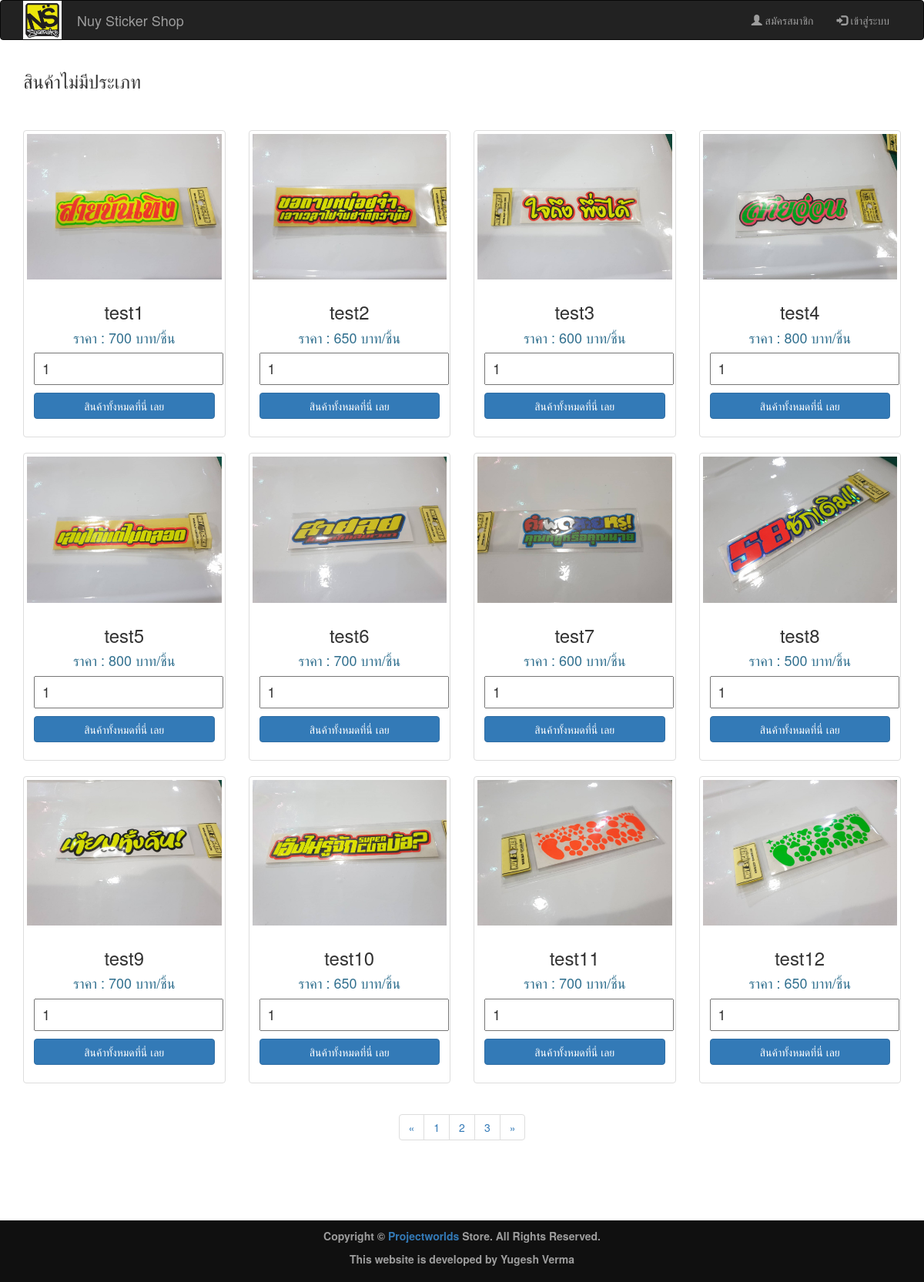
/products.php, run on the app's committed database.
### tables this page shows
CREATE TABLE `items` (
  `id` int(11) NOT NULL,
  `types` enum('Letter','Picture','DesignExample','Design01','Design02') NOT NULL,
  `name` varchar(255) NOT NULL,
  `price` int(11) NOT NULL,
  `image` varchar(100) NOT NULL,
  `length` float DEFAULT NULL,
  `width` float DEFAULT NULL,
  `meter` int(10) DEFAULT NULL,
  `comment` varchar(1000) DEFAULT NULL
);

### products.php (the view, shortened to what this page needs)
<?php
require 'connection.php';
$perpage = 12;
if (isset($_GET['page'])) {
    $page = $_GET['page'];
} else {
    $page = 1;
}
$type = $_GET['type'];
if ($type == "Letter") {
    $start = ($page - 1) * $perpage;
    $sql = "select * from items WHERE types ='Letter'limit {$start} , {$perpage} ";
    $result = mysqli_query($con, $sql);
    $sql2 = "select * from items WHERE types ='Letter'";
    $query2 = mysqli_query($con, $sql2);
    $total_record = mysqli_num_rows($query2);
    $total_page = ceil($total_record / $perpage);
} else {
    $start = ($page - 1) * $perpage;
    $sql = "select * from items WHERE types !='Design01' and types !='Design02' limit {$start} , {$perpage} ";
    $sql2 = "select * from items ";
    $query2 = mysqli_query($con, $sql2);
    $total_record = mysqli_num_rows($query2);
    $total_page = ceil($total_record / $perpage);
}
?>
<!DOCTYPE html>
<html>
<head>
    <link rel="stylesheet" href="bootstrap/css/bootstrap.min.css" type="text/css">
    <link rel="stylesheet" href="css/style.css" type="text/css">
</head>
<body>
<div>
    <?php
    require 'header.php';
    $result = mysqli_query($con, $sql);
    ?>
    <div class="container">
        <br>
        <h3>สินค้า<?php if ($type == 'Letter') {
                echo "ประเภทตัวอักษร";
            } elseif ($type == 'Picture') {
                echo "ประเภทรูป";
            } elseif ($type == 'DesignExample') {
                echo "ประเภทออกแบบ";
            } else {
                echo "ไม่มีประเภท";
            }
            ?></php></h3>
    </div>
    <br><br>
    <div class="container">
        <div class="row">
            <?php
            while ($row = mysqli_fetch_array($result)) {
                ?>
                <div class="col-md-3 col-sm-6">
                    <div class="thumbnail">
                        <a href="cart.php">
                            <img src="<?php echo $row['image']; ?>" class="img-responsive">
                        </a>
                        <center>
                            <div class="caption">
                                <h3><?php echo $row['name']; ?></h3>
                                <p> <h4 class="text-info">ราคา : <?php echo $row['price']; ?> บาท/ชิ้น </p>
                                <form id="form1" name="form1" method="post"
                                      action="cart_add.php?id=<?php echo $row['id']; ?>&type=<?php echo $type; ?>">
                                    <p><input type="number" name="num1" id="num1" pattern="[0-9]" class="caption"
                                              value="1"/></p>
                                    <?php if (!isset($_SESSION['email'])) { ?>
                                        <p><a href="login.php" role="button" class="btn btn-primary btn-block">สินค้าทั้งหมดที่นี่
                                                เลย</a></p>
                                        <?php
                                    }
                                    ?>
                                </form>
                            </div>
                        </center>
                    </div>
                </div>
                <?php
            }
            ?>
        </div>
    </div>
    <div class="container" align="center">
        <nav>
            <ul class="pagination">
                <li>
                    <a href="./products.php?page=1" aria-label="Previous">
                        <span aria-hidden="true">&laquo;</span>
                    </a>
                </li>
                <?php for ($i = 1; $i <= $total_page; $i++) { ?>
                    <li><a href="./products.php?page=<?php echo $i; ?>&type=<?php echo $type; ?>"><?php echo $i; ?></a>
                    </li>
                <?php } ?>
                <li>
                    <a href="./products.php?page=<?php echo $total_page; ?>&type=<?php echo $type; ?>"
                       aria-label="Next">
                        <span aria-hidden="true">&raquo;</span>
                    </a>
                </li>
            </ul>
        </nav>
    </div>
    <br><br><br><br><br><br><br><br>
    <footer class="footer">
        <div class="container">
            <center>
                <p>Copyright &copy <a href="https://projectworlds.in">Projectworlds</a> Store. All Rights Reserved.</p>
                <p>This website is developed by Yugesh Verma</p>
            </center>
        </div>
    </footer>
</div>
</body>
</html>

### header.php (shortened to what this page needs)
<nav class="navbar navbar-inverse navabar-fixed-top">
    <div class="container">
        <div class="navbar-header">
            <a href="index.php"><img src="img/logo3.jpg" align="left" width="50px" height="auto" border="0"
                                     style="margin-right:20px"/></a>
            <a href="index.php" class="navbar-brand">Nuy Sticker Shop</a>
        </div>
        <div class="collapse navbar-collapse" id="myNavbar">
            <ul class="nav navbar-nav navbar-right">
                <?php
                if (isset($_SESSION['email'])) {
                    ?>
                    <li><a href="billing.php"><span class="glyphicon glyphicon-usd"></span> ชำระสินค้า </a>
                    </li>
                    <li><a href="cart.php"><span class="glyphicon glyphicon-shopping-cart"></span> ตระกร้าสินค้า </a>
                    </li>
                    <li><a href="settings.php"><span class="glyphicon glyphicon-cog"></span> ตั่งค่า </a></li>
                    <li><a href="logout.php"><span class="glyphicon glyphicon-log-out"></span> ออกจากระบบ </a></li>
                    <?php
                } else {
                    ?>
                    <li><a href="signup.php"><span class="glyphicon glyphicon-user"></span> สมัครสมาชิก </a></li>
                    <li><a href="login.php"><span class="glyphicon glyphicon-log-in"></span> เข้าสู่ระบบ </a></li>
                    <?php
                }
                ?>
            </ul>
        </div>
    </div>
</nav>

### css/style.css (style rules this page uses)
.navbar { margin-bottom: 0px; }
footer { background-color:#101010; color:#9d9d9d; font-size:14px; font-weight:bold; padding:10px; bottom:0; }
html { min-height:100%; position:relative; }
.footer { position: absolute; bottom:0; right:0; left:0; }

### data on the page
items: shows a picture, name "test1", price "700"
items: shows a picture, name "test2", price "650"
items: shows a picture, name "test3", price "600"
items: shows a picture, name "test4", price "800"
items: shows a picture, name "test5", price "800"
items: shows a picture, name "test6", price "700"
items: shows a picture, name "test7", price "600"
items: shows a picture, name "test8", price "500"
items: shows a picture, name "test9", price "700"
items: shows a picture, name "test10", price "650"
items: shows a picture, name "test11", price "700"
items: shows a picture, name "test12", price "650"
